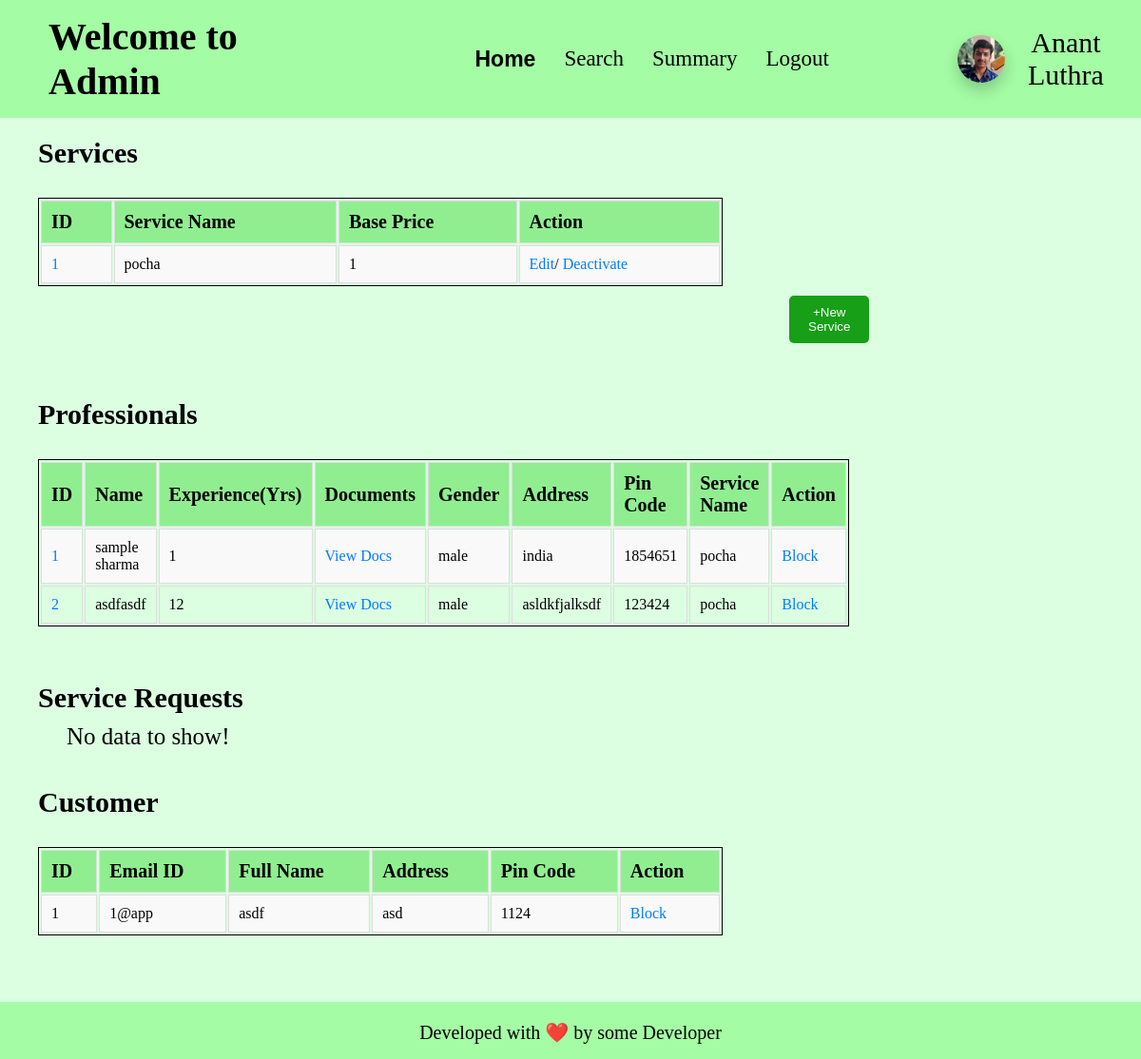
/admin_home, run on the app's committed database.
### app.py (models this page shows)
class service(db.Model):
    __tablename__ = "service"
    id = db.Column(db.Integer, primary_key=True, autoincrement=True)
    name = db.Column(db.String, nullable=False)
    base_price = db.Column(db.Integer, nullable=False)
    time_required = db.Column(db.Integer, nullable=False)
    description = db.Column(db.String, nullable=False)
    status = db.Column(db.Boolean, default = False)
    type = db.Column(db.String, nullable=False)
    professionals = db.relationship('professional', back_populates='service_type')
    service_requests = db.relationship('service_request', backref='service', cascade='all, delete-orphan')

class professional(db.Model):
    __tablename__ = "professional"
    id = db.Column(db.Integer, primary_key=True, autoincrement=True)
    email_id = db.Column(db.String, nullable=False)
    fullname = db.Column(db.String, nullable=False)
    password = db.Column(db.String, nullable=False)
    date_created = db.Column(db.Date, nullable=False)
    service_type_id = db.Column(db.Integer, db.ForeignKey('service.id'), nullable=False)
    experience = db.Column(db.Integer, nullable=False)
    gender = db.Column(db.String, nullable=False)
    address = db.Column(db.String, nullable=False)
    pin_code = db.Column(db.Integer, nullable=False)
    documents = db.Column(db.LargeBinary, nullable=False)
    profile_pic = db.Column(db.Text, nullable=True)
    request = db.Column(db.Boolean, default=None)
    blocked = db.Column(db.Boolean, default=False)
    services_completed = db.Column(db.Integer, default = 0)
    rating = db.Column(db.Float, default = 0.0)
    price = db.Column(db.Integer, default = 0)
    service_type = db.relationship('service', back_populates='professionals')
    service_requests = db.relationship('service_request', backref='professional', cascade='all, delete-orphan')

class customer(db.Model):
    __tablename__ = "customer"
    id = db.Column(db.Integer, primary_key=True, autoincrement=True)
    email_id = db.Column(db.String, nullable=False)
    password = db.Column(db.String, nullable=False)
    fullname = db.Column(db.String, nullable=False)
    gender = db.Column(db.String, nullable=False)
    address = db.Column(db.String, nullable=False)
    profile_pic = db.Column(db.Text, nullable=True)
    pin_code = db.Column(db.Integer, nullable=False)
    blocked = db.Column(db.Boolean, default=False)
    service_requests = db.relationship('service_request', backref='customer', cascade='all, delete-orphan')

### app.py (the view, shortened to what this page needs)
@app.route('/admin_home', methods = ['GET', 'POST'])
def admin_home():
    prof = professional.query.all()
    cus = customer.query.all()
    services = service.query.all()
    ser_req = service_request.query.options(joinedload(service_request.professional)).all()
    if request.method == 'GET':
        return render_template('admin_home.html', admin_name = ADMIN_NAME, professionals = prof, customers = cus, services = services, service_requests = ser_req, message = False)

### templates/admin_home.html (shortened to what this page needs)
<!DOCTYPE html>
<html lang="en">
<head>
    <link rel="stylesheet" href="/static/css/profile-block.css">
    <link rel="stylesheet" href="/static/css/table-styling.css">
    <link rel="stylesheet" href="/static/css/basic.css">
</head>
<body>
    <header>
        <h1>Welcome to Admin</h1>
        <ul>
            <li><a class="active" href="/admin_home">Home</a></li>
            <li><a href="/admin_search">Search</a></li>
            <li><a href="/admin_summary">Summary</a></li>
            <li><a href="/admin_logout">Logout</a></li>
        </ul>
        <div id="user-info">
            <img id="user-pic" src="/static/anant-pic.jpg" alt="Profile Picture">
            <div>{{admin_name}}</div>
        </div>
    </header>
    <h2>Services</h2>
    {% if services %}
        <div class="tables">
            <table class="styled-table">
                <tr>
                    <th>ID</th>
                    <th>Service Name</th>
                    <th>Base Price</th>
                    <th>Action</th>
                </tr>
                {% for service in services %}
                <tr>
                    <td><a href="/view_service/{{service.id}}">{{loop.index}}</a></td>
                    <td>{{service.name}}</td>
                    <td>{{service.base_price}}</td>
                    <td>
                        <a href="/admin_home/edit_service/{{service.id}}">Edit</a>/
                        {% if service.status %}
                            <a href="/admin_home/action_service/activate/{{service.id}}">Activate</a>
                        {% else %}
                            <a href="/admin_home/action_service/deactivate/{{service.id}}">Deactivate</a>
                        {% endif %}
                    </td>
                </tr>
                {% endfor %}
            </table>
    {% else %}
        <div id="no_data">No data to show!</div>
    {% endif %}
        <button class="open-modal-btn" onclick="openPopup()">+New Service</button>
    </div>
    <br>
    <h2>Professionals</h2>
    {% if professionals %}
        <div class="tables">
            <table class="styled-table">
                <tr>
                    <th>ID</th>
                    <th>Name</th>
                    <th>Experience(Yrs)</th>
                    <th>Documents</th>
                    <th>Gender</th>
                    <th>Address</th>
                    <th>Pin Code</th>
                    <th>Service Name</th>
                    <th>Action</th>
                </tr>
                {% for professional in professionals %}
                <tr>
                    <td><a href="/view_professional/{{professional.id}}">{{loop.index}}</a></td>
                    <td>{{professional.fullname}}</td>
                    <td>{{professional.experience}}</td>
                    <td>
                        {% if professional.documents %}
                        <a href="{{ url_for('view_docs', prof_id=professional.id) }}">View Docs</a>
                        {% else %}
                        No Document
                        {% endif %}
                    </td>
                    <td>{{professional.gender}}</td>
                    <td>{{professional.address}}</td>
                    <td>{{professional.pin_code}}</td>
                    <td>{{professional.service_type.name}}</td>
                    <td>
                        {% if professional.request %}
                        <a href="/admin_home/appr/approve/{{professional.id}}">Approve</a>/<a
                            href="/admin_home/appr/reject/{{professional.id}}">Reject</a>
                        {% elif not professional.blocked %}
                        <a href="/admin_home/action/block/professional/{{professional.id}}">Block</a>
                        {% elif professional.blocked %}
                        <a href="/admin_home/action/unblock/professional/{{professional.id}}">Unblock</a>
                        {% endif %}
                    </td>
                </tr>
                {% endfor %}
            </table>
        </div>
    {% else %}
        <div id="no_data">No data to show!</div>
    {% endif %}
    <br>
    <h2>Service Requests</h2>
    {% if service_requests %}
        <div class="tables">
            <table class="styled-table">
                <tr>
                    <th>ID</th>
                    <th>Assigned Professional</th>
                    <th>Customer Requested</th>
                    <th>Service requested</th>
                    <th>Reqested Date</th>
                    <th>Status</th>
                </tr>
                {% for service_req in service_requests %}
                    <tr>
                        <td>{{loop.index}}</td>
                        <td>{{service_req.professional.fullname}}</td>
                        <td>{{service_req.customer.fullname}}</td>
                        <td>{{service_req.service.name}}</td>
                        <td>{{service_req.date_of_request}}</td>
                        <td>{{service_req.service_status}}</td>
                    </tr>
                {% endfor %}
            </table>
        </div>
    {% else %}
        <div id="no_data">No data to show!</div>
    {% endif %}
    <br>
    <h2>Customer</h2>
    {% if customers %}
        <div class="tables">
            <table class="styled-table">
                <tr>
                    <th>ID</th>
                    <th>Email ID</th>
                    <th>Full Name</th>
                    <th>Address</th>
                    <th>Pin Code</th>
                    <th>Action</th>
                </tr>
                {% for customer in customers %}
                <tr>
                    <td>{{loop.index}}</td>
                    <td>{{customer.email_id}}</td>
                    <td>{{customer.fullname}}</td>
                    <td>{{customer.address}}</td>
                    <td>{{customer.pin_code}}</td>
                    <td>
                        {% if customer.blocked %}
                        <a href="/admin_home/action/unblock/customer/{{customer.id}}">Unblock</a>
                        {% else %}
                        <a href="/admin_home/action/block/customer/{{customer.id}}">Block</a>
                        {% endif %}
                    </td>
                </tr>
                {% endfor %}
            </table>
        </div>
    {% else %}
        <div id="no_data">No data to show!</div>
    {% endif %}
    <footer style="margin-top: 50px;">
        <p>
            Developed with ❤️ by some Developer
        </p>
    </footer>
</body>
</html>

### static/css/profile-block.css (style rules this page uses)
#user-info { margin-left: 10vw; width: 19vw; display: flex; flex-direction: row; align-items: center; justify-content: space-evenly; }
#user-info img { min-width: 50px; min-height: 50px; max-width: 55px; max-height: 55px; border-radius: 50px; box-shadow: 0 8px 16px rgba(0, 0, 0, 0.2); }
#user-info div { font-size: 30px; text-align: center; }

### static/css/table-styling.css (style rules this page uses)
.tables { margin-left: 20px; text-align: center; align-items: center; justify-content: center; width: 60vw; border-radius: 25px; padding: 20px; }
.styled-table { width: 100%; border: 1px solid black; }
.styled-table th { font-size: 20px; }
.styled-table th, .styled-table td { padding: 10px; border: 1px solid #ddd; text-align: left; }
.styled-table th { background-color: #f2f2f2; background-color: lightgreen; }
.styled-table tr:nth-child(even) { background-color: #f9f9f9; }
.styled-table a { color: #007bff; text-decoration: none; }

### static/css/basic.css (style rules this page uses)
* { padding: 0; margin: 0; }
body { background-color: rgb(220, 255, 226); align-items: center; text-align: left; }
header { align-items: center; display: flex; padding: 15px; background-color: rgb(164, 252, 164); }
ul { display: flex; list-style-type: none; padding: 0; margin: 0; }
ul li { padding-inline: 15px; }
ul li a { font-size: 23px; text-decoration: none; color: black; }
.active { font-family: 'Franklin Gothic Medium', 'Arial Narrow', Arial, sans-serif; font-weight: bold; }
#no_data { font-size: 25px; margin-left: 70px; }

### templates/admin_home.html (style rules this page uses)
h1 { margin-right: 15vw; margin-left: 3vw; font-size: 40px; }
h2 { margin-top: 20px; margin-left: 40px; margin-bottom: 10px; font-size: 30px; }
footer { align-items: center; text-align: center; background-color: rgb(164, 252, 164); height: 60px; margin-top: 50px; }
footer p { margin: auto; padding-top: 20px; font-size: 20px; }
.open-modal-btn { padding: 10px 20px; background-color: rgb(23, 159, 23); color: white; border: none; border-radius: 5px; cursor: pointer; margin-left: 790px; margin-top: 10px; }

### data on the page
service: name "pocha", base_price "1"
professional: fullname "sample sharma", experience "1", gender "male", address "india", pin_code "1854651", service_type.name "pocha"
professional: fullname "asdfasdf", experience "12", gender "male", address "asldkfjalksdf", pin_code "123424", service_type.name "pocha"
customer: email_id "1@app", fullname "asdf", address "asd", pin_code "1124"

### other printed values
{{ admin_name }} "Anant Luthra"
